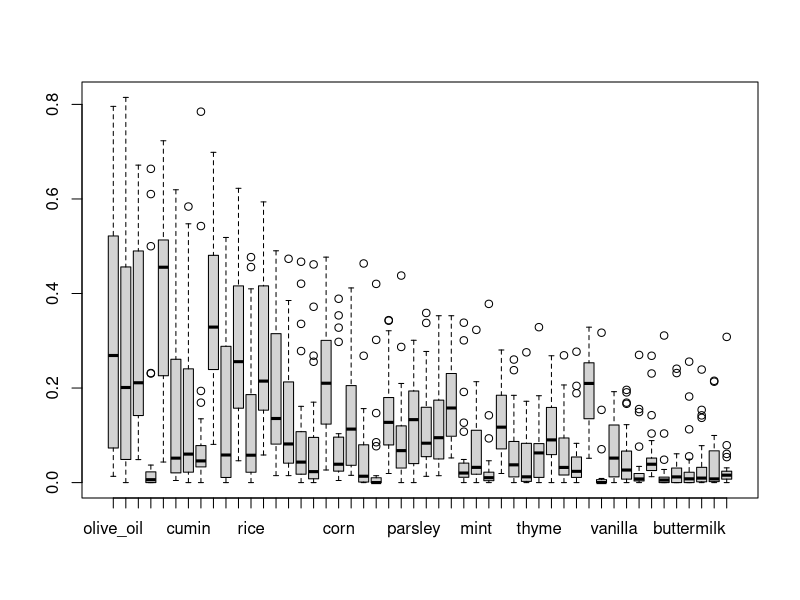
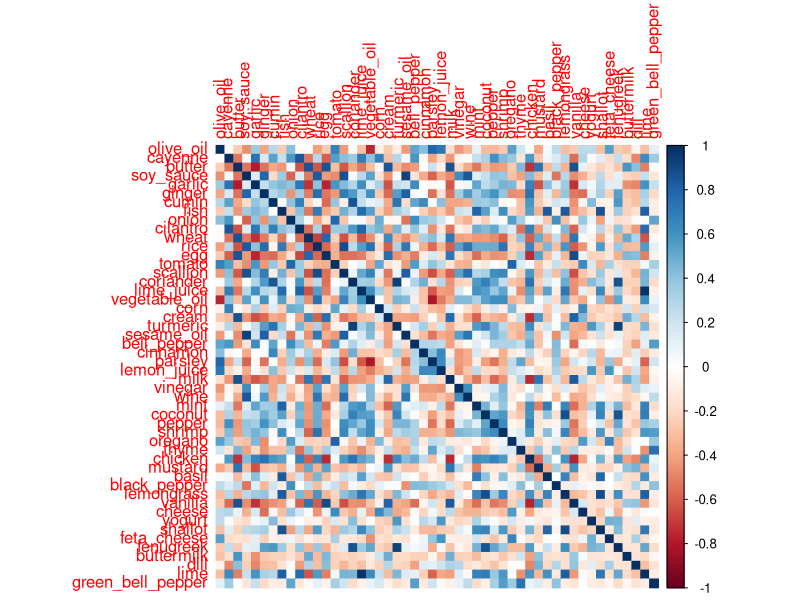
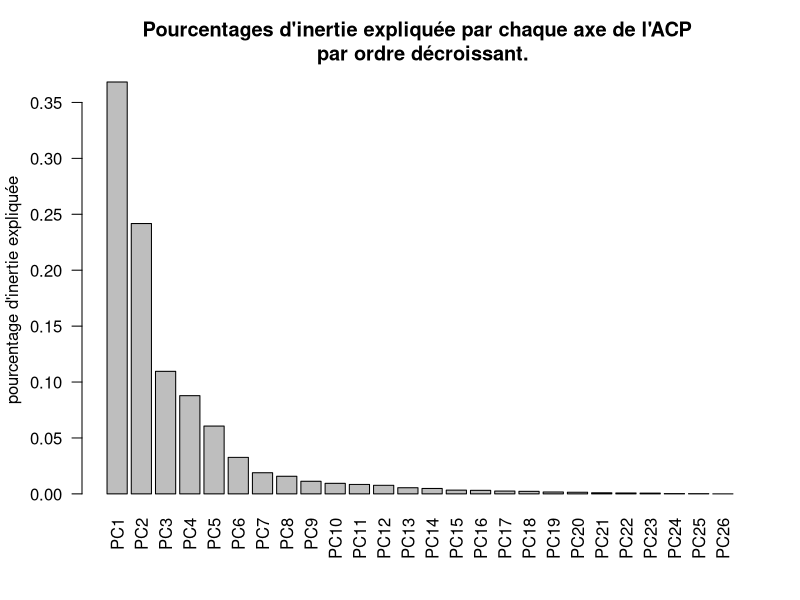
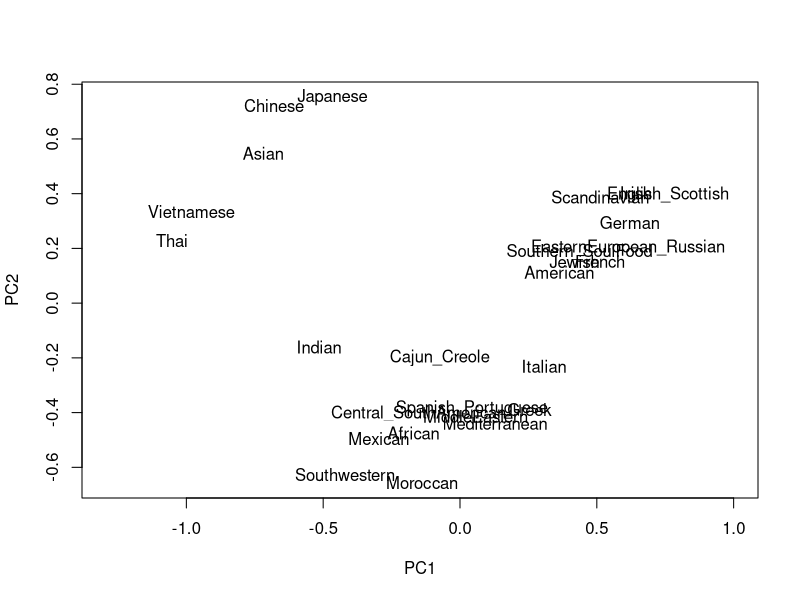
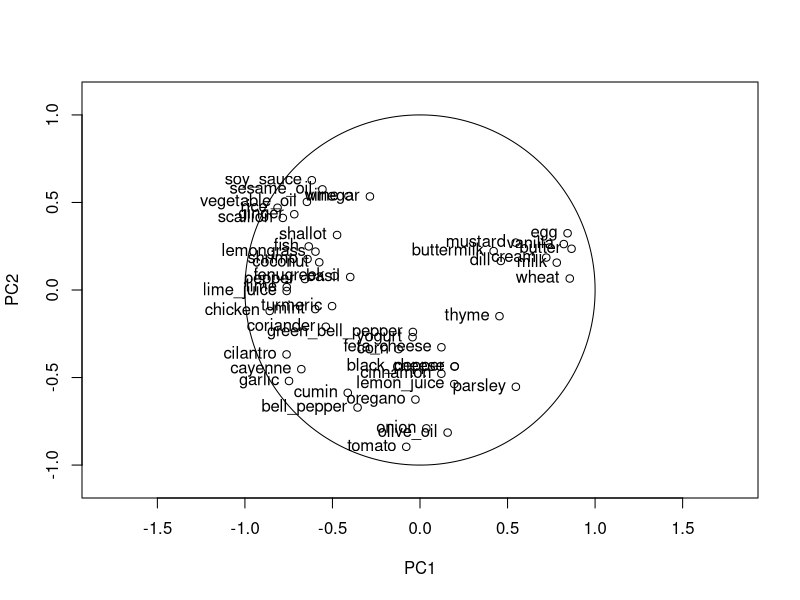
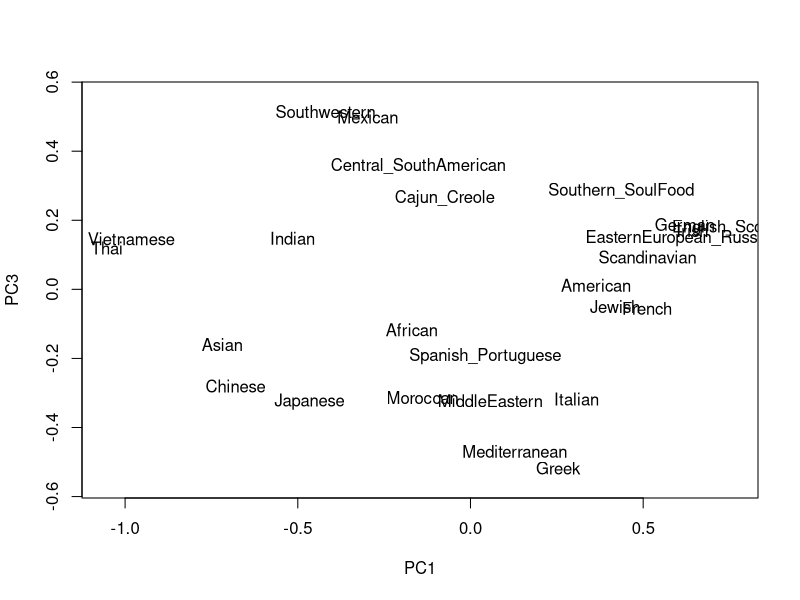
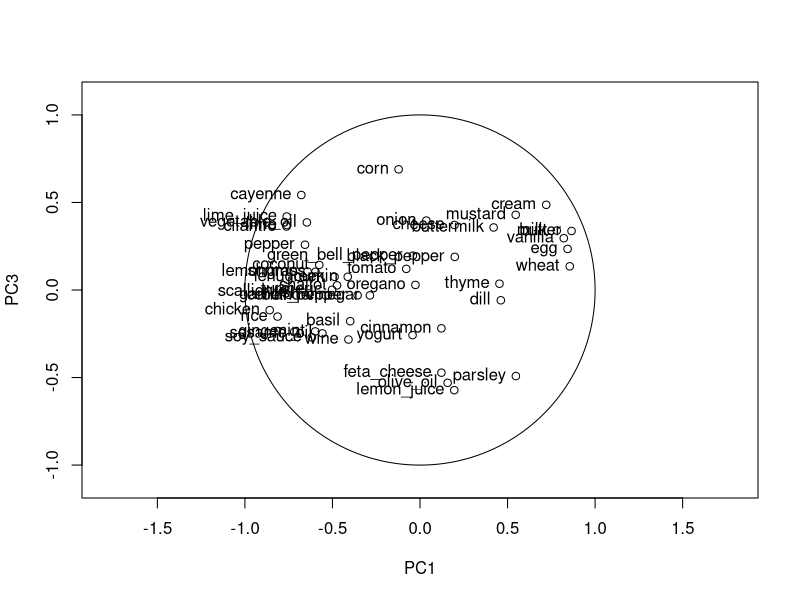
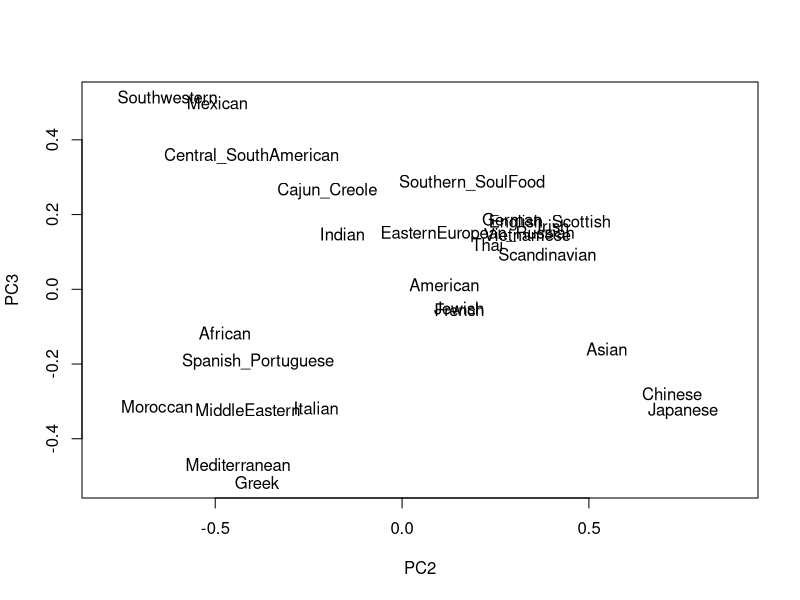

Generate these figures, in order, with R: (Note: this script raises an error after producing the figures.)
## ---- chunk 1
recettes_pays <- read.csv("donnees/recettes-pays.data", header=T, sep=",")
head(recettes_pays)
recettes_pays_quant = recettes_pays[,-1]
#sum(recettes_pays_quant[1,])
#sum(recettes_pays_quant[,1])
## ---- chunk 2
print(nrow(recettes_pays))
print(length(unique(recettes_pays[,1])))
print(ncol(recettes_pays))
print(min(recettes_pays_quant))
print(max(recettes_pays_quant))
print(sum(is.na(recettes_pays_quant)))
boxplot(recettes_pays_quant)
#summary(recettes_pays)
## ---- chunk 3
library(corrplot)
M <- cor(recettes_pays_quant)
col <- colorRampPalette(c("#BB4444", "#EE9988", "#FFFFFF", "#77AADD", "#4477AA"))
corrplot(M, method = "color") #trop de variables...
## ---- chunk 4
res <- prcomp(recettes_pays_quant)
summary_ACP = summary(res)
print(summary_ACP)
png(filename="imgs/acp.png")
barplot(summary_ACP$importance[2,], las=2)
title(main='Pourcentages d\'inertie expliquée par chaque axe de l\'ACP \n par ordre décroissant.', ylab='pourcentage d\'inertie expliquée')
#(res$sdev)^2 # Les valeurs propres
#res$loadings # Les vecteurs propres
#res$scores # Le nouveau tableau individus-variables
## ---- chunk 5
#ACP_res = data.frame(recettes_pays$origin, res$x, row.names = rownames(recettes_pays))
ACP_res = data.frame(res$x, row.names = rownames(recettes_pays_quant))

png(filename="imgs/acp_plan_1_2.png")
plot(ACP_res[,c(1,2)], type='n', asp=1) # Plan 1,2
text(ACP_res[,1], ACP_res[,2], labels=recettes_pays$origin)
## ---- chunk 6
n=dim(recettes_pays_quant)[1]
matrix_recettes_pays_quant <- as.matrix(recettes_pays_quant)
matrix_recettes_pays_quant_centre <- scale(x = matrix_recettes_pays_quant, center = TRUE, scale = FALSE)
V <- (1/n)*t(matrix_recettes_pays_quant_centre) %*% matrix_recettes_pays_quant_centre
tmp <- eigen(V, symmetric=TRUE)
L <- diag(tmp$values)[c(1:n),c(1:n)] #on retire les valeurs propres nulles
print(dim(ACP_res))
correlations <- (1/n) * (t(matrix_recettes_pays_quant_centre)%*%as.matrix(ACP_res)) / (sqrt(diag(V))%*%t(sqrt(diag(L))))
#print(correlations)
print(t(correlations[1,])%*%correlations[1,]) #vérification
print(t(correlations[3,])%*%correlations[3,]) #vérification
corr_1_2 <- correlations[,c(1,2)]
corr_1_3 <- correlations[,c(1,3)]
corr_2_3 <- correlations[,c(2,3)]
## ---- chunk 7
png(filename="imgs/cercle_plan_1_2.png")
plot(corr_1_2, xlim=c(-1.1,1.1), ylim=c(-1.1,1.1), asp=1)
text(correlations[,1], correlations[,2], labels=rownames(correlations), pos=2)
require(plotrix)
draw.circle(0, 0, 1, nv = 1000)
## ---- chunk 8
png(filename="imgs/acp_plan_1_3.png")
plot(ACP_res[,c(1,3)], type='n', asp=1) # Plan 1,3
text(ACP_res[,1], ACP_res[,3], labels=recettes_pays$origin)
## ---- chunk 9
png(filename="imgs/cercle_plan_1_3.png")
plot(corr_1_3, xlim=c(-1.1,1.1), ylim=c(-1.1,1.1), asp=1)
text(correlations[,1], correlations[,3], labels=rownames(correlations), pos=2)
require(plotrix)
draw.circle(0, 0, 1, nv = 1000)
## ---- chunk 10
png(filename="imgs/acp_plan_2_3.png")
plot(ACP_res[,c(2,3)], type='n', asp=1) # Plan 2,3
text(ACP_res[,2], ACP_res[,3], labels=recettes_pays$origin)
## ---- chunk 11
png(filename="imgs/cercle_plan_2_3.png")
plot(corr_2_3, xlim=c(-1.1,1.1), ylim=c(-1.1,1.1), asp=1)
text(correlations[,2], correlations[,3], labels=rownames(correlations), pos=2)
require(plotrix)
draw.circle(0, 0, 1, nv = 1000)
## ---- chunk 12
dist_manhattan_recettes = dist(recettes_pays_quant, method="manhattan")
clust = hclust(dist_manhattan_recettes, method="ward.D2")
print(clust)
png(filename="imgs/CAH_dendrogramme.png")
plot(clust, labels = recettes_pays$origin, xlab = "", ylab = "", main = "Dendrogramme de la classification ascendante hiérarchique")
## ---- chunk 13
min = vector(length = 10)
for (K in 1:10){
  clust = kmeans(recettes_pays_quant, K)
  #print("K:")
  #print(K)
  temp = clust$tot.withinss
  for (N in 2:100){
    clust = kmeans(recettes_pays_quant, K)
    #print(clust$tot.withinss)
    if (clust$tot.withinss<temp){
      temp = clust$tot.withinss
    }
  }
  min[K]=temp
}
print(min)
png(filename="imgs/K_means_choix_K.png")
plot(min, ylab="Inertie intraclasse", xlab = "K", main = "Inertie intraclasse en fonction du nombre de classes choisi")
## ---- chunk 14
K=3
clust <- kmeans(recettes_pays_quant, K)
#png(filename="imgs/K_means_choix_K.png")
clusters <- data.frame(recettes_pays$origin, clust$cluster)
clusters <- clusters[order(clusters[,2]),] 
print(clusters)
#print(recettes_pays$origin)
#print(clust$cluster)
#plot(clust, main = "K means")
## ---- chunk 15
recettes_echant <- read.csv("donnees/recettes-echant.data", header=T, sep=",")
print(recettes_echant)
## ---- chunk 16
print(nrow(recettes_echant))
print(length(unique(recettes_echant[,1])))
print(ncol(recettes_echant))
recettes_echant_quant <- recettes_echant[,-1]
print(min(recettes_echant_quant))
print(max(recettes_echant_quant))
print(sum(is.na(recettes_echant_quant)))
boxplot(recettes_echant_quant)
#summary(recettes_pays)
## ---- chunk 17
aggr <- by(recettes_echant_quant, INDICES=recettes_echant$origin, FUN=colSums)
ing_origin <- as.data.frame(do.call(cbind,aggr))
ing_origin <- ing_origin[order(row.names(ing_origin)),] 
#verification
#print(sum(ing_origin[1,]))
#print(sum(recettes_echant_quant$basil))
nb_recettes_origine = data.frame(t(summary(recettes_echant$origin)))
nb_recettes_origine <- do.call("rbind", replicate(dim(ing_origin)[1], nb_recettes_origine, simplify = FALSE))
ing_origin <- ing_origin / nb_recettes_origine
print(ing_origin)
## ---- chunk 18
dist_ing_origin = dist(ing_origin)
clust = hclust(dist_ing_origin, method="ward.D2")
png(filename="imgs/CAH_dendrogramme_ingredients.png", res=100, height=1000, width=1000)
plot(clust)
## ---- chunk 19
ing_origin <- data.frame(t(recettes_echant[,-1]))
ing_origin <- ing_origin[order(row.names(ing_origin)),] 
print(ing_origin)
## ---- chunk 20
dist_ing_origin = dist(ing_origin, method = "euclidian")
clust = hclust(dist_ing_origin, method="ward.D2")
png(filename="imgs/CAH_dendrogramme_ingredients_euclidian.png", res=100, height=1000, width=1000)
plot(clust)
## ---- chunk 21
dist_ing_origin = dist(ing_origin, method = "binary")
clust = hclust(dist_ing_origin, method="ward.D2")
png(filename="imgs/CAH_dendrogramme_ingredients_binary.png", res=100, height=1000, width=1000)
plot(clust)
## ---- chunk 22
X <- read.csv("donnees/Synth1.csv", header=T, row.names=1)
z <- X[,3]
X <- X[,-3]
print(X)
plot(X, col=z)
## ---- chunk 23
K_means_distance_adaptative <- function(X, K, rho=rep(1, K), n_iter=100, n_ess=1, epsilon=10**(-5)) {
  if (K > nrow(X)){
    print("Erreur: le nombre de classes doit être inférieur ou égale au nombre d'individus.")
    return()
  }
  if (length(rho) != K){
    print("Erreur: la longueur du vecteur rho est différente de K.")
    return()
  }
    
  for (i in 1:n_ess) {
    #initialisaltion
    n <- nrow(X)
    p <- ncol(X)
    
    range_1_nb_indiv = 1:n
    sample_1_nb_indiv <- sample(range_1_nb_indiv, size=K)
    mu <- X[sample_1_nb_indiv,]
    
    V <- array(1,c(p,p,K))
    for(k in 1:K){
      V[,,k] = (rho[k]**(-1/p)) * V[,,k]
    }
    print(V)
      
  }  
  return()
}
## ---- chunk 24
res <- K_means_distance_adaptative(X, rho=c(1:3), K=3)
